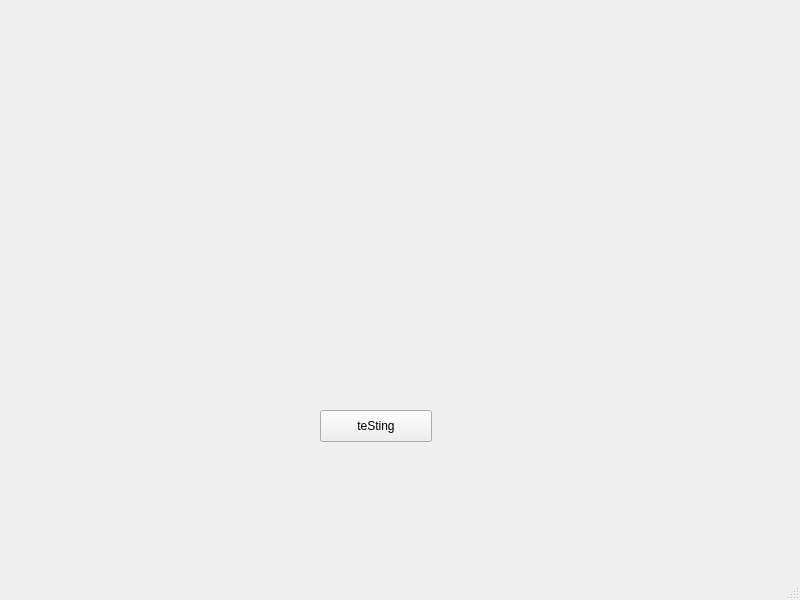
<?xml version="1.0" encoding="UTF-8"?>
<ui version="4.0">
 <class>MainWindow</class>
 <widget class="QMainWindow" name="MainWindow">
  <property name="geometry">
   <rect>
    <x>0</x>
    <y>0</y>
    <width>800</width>
    <height>600</height>
   </rect>
  </property>
  <property name="windowTitle">
   <string>MainWindow</string>
  </property>
  <widget class="QWidget" name="centralwidget">
   <widget class="QPushButton" name="testing">
    <property name="geometry">
     <rect>
      <x>320</x>
      <y>410</y>
      <width>112</width>
      <height>32</height>
     </rect>
    </property>
    <property name="text">
     <string>teSting</string>
    </property>
   </widget>
  </widget>
  <widget class="QMenuBar" name="menubar">
   <property name="geometry">
    <rect>
     <x>0</x>
     <y>0</y>
     <width>800</width>
     <height>22</height>
    </rect>
   </property>
  </widget>
  <widget class="QStatusBar" name="statusbar"/>
 </widget>
 <resources/>
 <connections/>
</ui>
